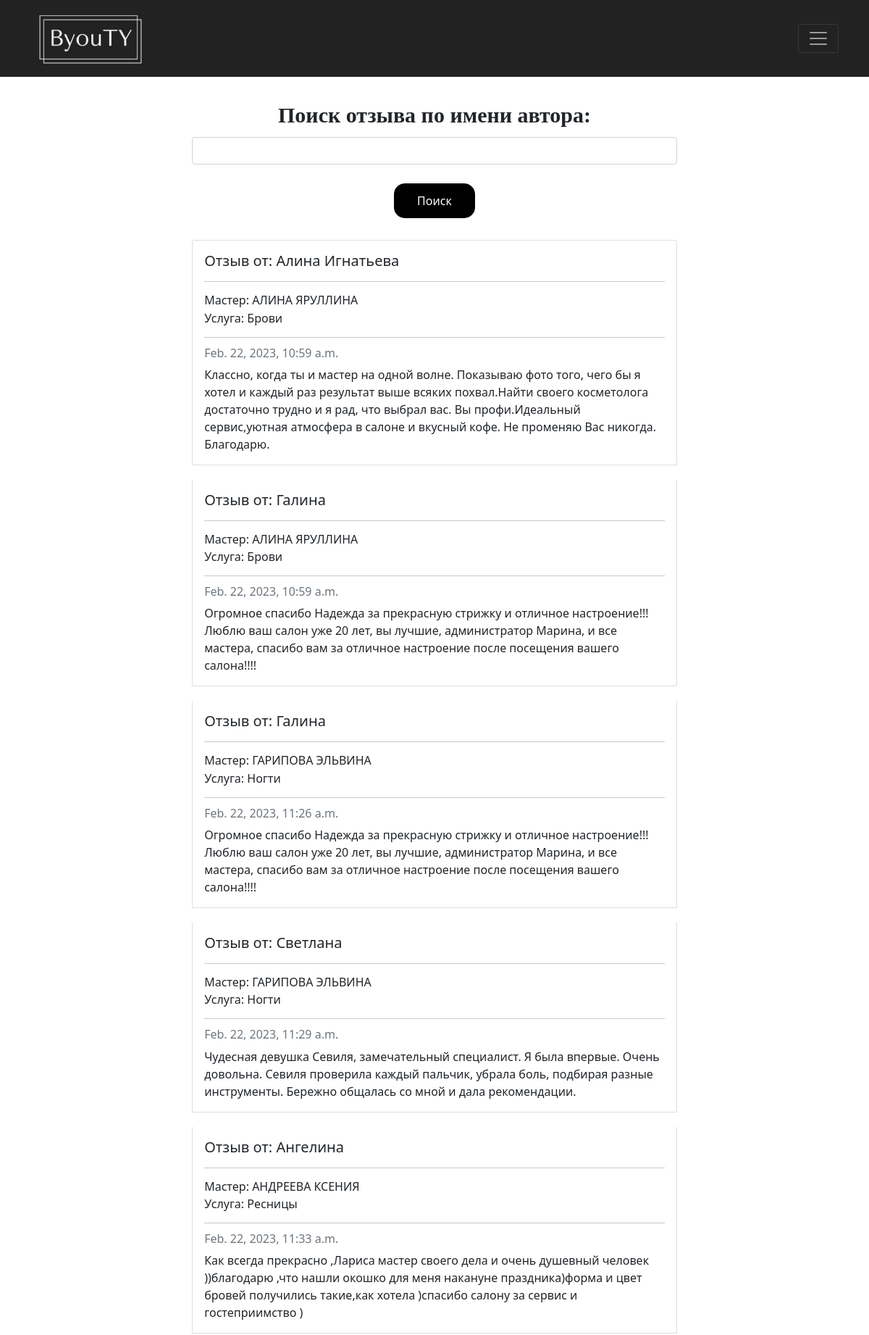
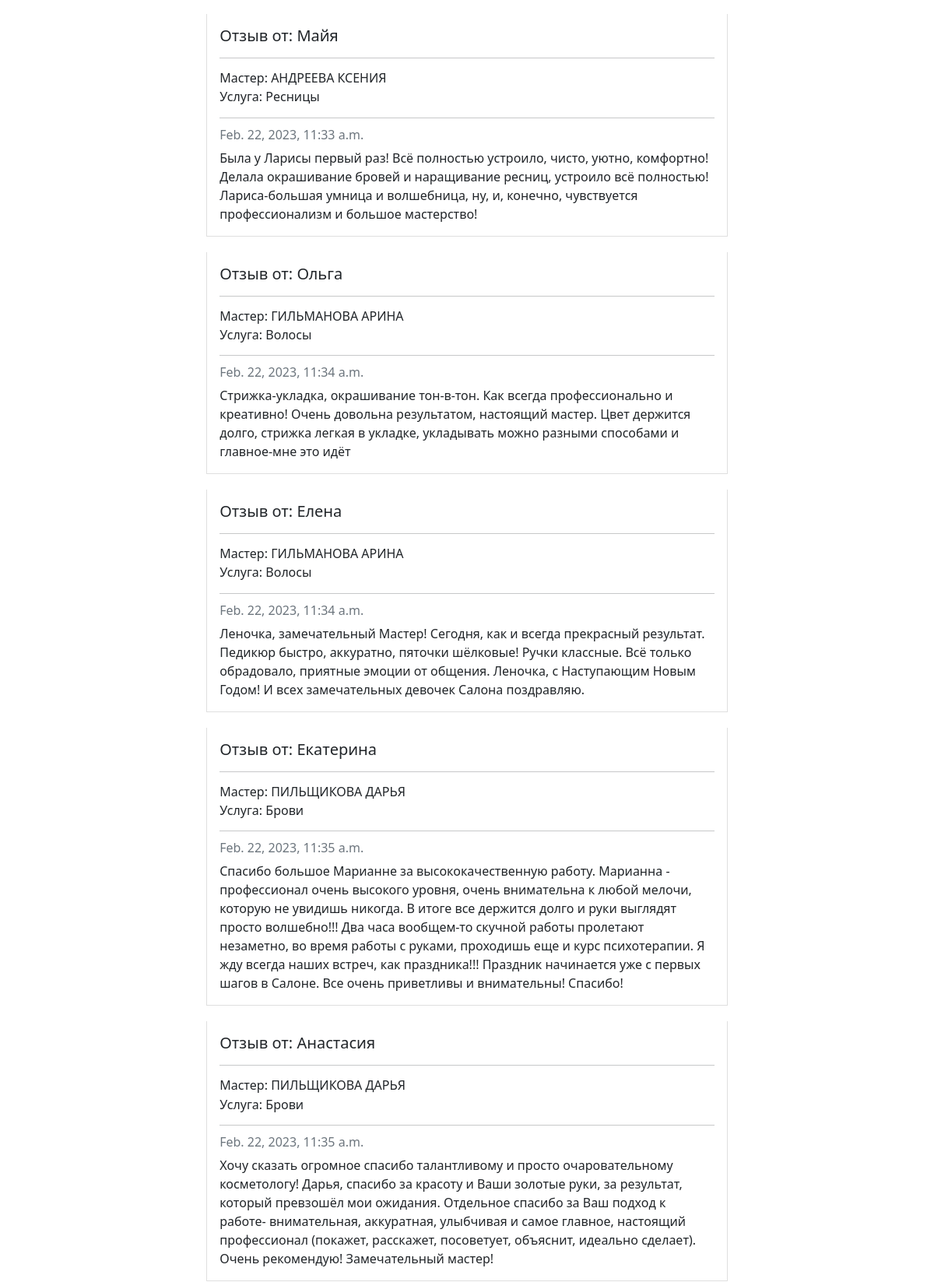
The app's page /reviews/ (upper part) with its own data (2 pictures, top to bottom).
### masters/models.py (models this page shows, shortened)
class Review(models.Model):
    five = '5'
    four = '4'
    three = '3'
    two = '2'
    one = '1'
    rate_choises = [
        (five, '5'),
        (four,'4'),
        (three, '3'),
        (two,'2'),
        (one,'1')
    ]
    text = models.CharField(max_length=10000, verbose_name='Отзыв')
    date = models.DateTimeField(auto_now_add=True)
    user = models.ForeignKey(User,on_delete=models.CASCADE)
    master = models.ForeignKey(Master,on_delete=models.CASCADE)
    rate = models.CharField(max_length=1,choices=rate_choises, verbose_name='Оцените мастера')
    name = models.CharField(max_length=50, default='Аноним', verbose_name='Введите свое имя')

class Master(models.Model):
    name = models.CharField(max_length=100)
    profession = models.ForeignKey(typeBeauty,on_delete=models.CASCADE)
    experience = models.IntegerField()
    image = models.ImageField(upload_to='masters/images')
    description = models.TextField(max_length=1000, blank=True)
    url = models.CharField(max_length=100, blank=True)

### beauty/models.py (models this page shows)
class typeBeauty(models.Model):
    type = models.CharField(max_length=40)
    image = models.ImageField(upload_to='beauty/images/types', blank=True)
    def __str__(self):
        return self.type

### beauty/views.py (the view)
# urls.py: path('reviews/', beautyViews.allreviews, name = 'allreviews'),
def allreviews(request):
    searchTerm = request.GET.get('searchReview')
    if searchTerm:
        reviews = Review.objects.filter(name__icontains=searchTerm)
    else:
        reviews = Review.objects.all()
    return render(request, 'allreviews.html',
    {'searchTerm':searchTerm,'reviews':reviews})

### beauty/templates/allreviews.html
{% extends 'base.html' %}
{% block content %}
<div class="container">
    <form action="" style="text-align: center;">
        <div class="mb-3">
        <label class="form-label homepage-descr" style="margin-top: 30px;">Поиск отзыва по имени автора:</label>
        <input type="text" name="searchReview"
        class="form-control" style="margin-left: 20%; width: 60%;"/>
        </div>
        <button type="submit" class="btn btn-primary" style="border: 2px solid black;
        margin-top: 10px;
        padding: 10px 30px;
        border-radius: 15px;
        background-color: black;
        color: white;
        display: inline-block;
        transition: 0.3s all;
        text-decoration: none;">
        Поиск
        </button>
    </form>
    <ul class="list-group" style="margin-bottom: 30px; margin-top: 30px; padding-left: 20%; padding-right: 20%;">
        {% for review in reviews %}
        <li class="list-group-item pb-3 pt-3" style="margin-bottom: 20px;">
            <h5 class="card-title">
                Отзыв от: {{ review.name }}
            </h5>
            <hr>
            <h6 style="margin-bottom: 5px;">Мастер: {{ review.master.name }}</h6>
            <h6 style="margin-bottom: 5px;">Услуга: {{ review.master.profession }}</h6>
            <hr>
            <h6 class="card-subtitle mb-2 text-muted">
                {{ review.date }}
            </h6>
            <p class="card-text">{{ review.text }}</p>
        </li>
        {% endfor %}
    </ul>
</div>
{% endblock content %}

### beautysalon/static/styles/styles.css (style rules this page uses)
.homepage-descr { margin-top: 12vh; text-align: center; font-size: 30px; text-decoration: none; font-family:Garamond; font-weight: 900; }

### records on screen
Review: name "Алина Игнатьева", master.name "АЛИНА ЯРУЛЛИНА", master.profession "Брови", date "Feb. 22, 2023, 10:59 a.m.", text "Классно, когда ты и мастер на одной волне. Показываю фото того, чего бы я хотел и каждый раз результат выше всяких похвал.Найти своего косметолога достаточно трудно и я рад, что выбрал вас. Вы профи.Идеальный сервис,уютная атмосфера в салоне и вкусный кофе. Не променяю Вас никогда. Благодарю."
Review: name "Галина", master.name "АЛИНА ЯРУЛЛИНА", master.profession "Брови", date "Feb. 22, 2023, 10:59 a.m.", text "Огромное спасибо Надежда за прекрасную стрижку и отличное настроение!!! Люблю ваш салон уже 20 лет, вы лучшие, администратор Марина, и все мастера, спасибо вам за отличное настроение после посещения вашего салона!!!!"
Review: name "Галина", master.name "ГАРИПОВА ЭЛЬВИНА", master.profession "Ногти", date "Feb. 22, 2023, 11:26 a.m.", text "Огромное спасибо Надежда за прекрасную стрижку и отличное настроение!!! Люблю ваш салон уже 20 лет, вы лучшие, администратор Марина, и все мастера, спасибо вам за отличное настроение после посещения вашего салона!!!!"
Review: name "Светлана", master.name "ГАРИПОВА ЭЛЬВИНА", master.profession "Ногти", date "Feb. 22, 2023, 11:29 a.m.", text "Чудесная девушка Севиля, замечательный специалист. Я была впервые. Очень довольна. Севиля проверила каждый пальчик, убрала боль, подбирая разные инструменты. Бережно общалась со мной и дала рекомендации."
Review: name "Ангелина", master.name "АНДРЕЕВА КСЕНИЯ", master.profession "Ресницы", date "Feb. 22, 2023, 11:33 a.m.", text "Как всегда прекрасно ,Лариса мастер своего дела и очень душевный человек ))благодарю ,что нашли окошко для меня накануне праздника)форма и цвет бровей получились такие,как хотела )спасибо салону за сервис и гостеприимство )"
Review: name "Майя", master.name "АНДРЕЕВА КСЕНИЯ", master.profession "Ресницы", date "Feb. 22, 2023, 11:33 a.m.", text "Была у Ларисы первый раз! Всё полностью устроило, чисто, уютно, комфортно! Делала окрашивание бровей и наращивание ресниц, устроило всё полностью! Лариса-большая умница и волшебница, ну, и, конечно, чувствуется профессионализм и большое мастерство!"
Review: name "Ольга", master.name "ГИЛЬМАНОВА АРИНА", master.profession "Волосы", date "Feb. 22, 2023, 11:34 a.m.", text "Стрижка-укладка, окрашивание тон-в-тон. Как всегда профессионально и креативно! Очень довольна результатом, настоящий мастер. Цвет держится долго, стрижка легкая в укладке, укладывать можно разными способами и главное-мне это идёт"
Review: name "Елена", master.name "ГИЛЬМАНОВА АРИНА", master.profession "Волосы", date "Feb. 22, 2023, 11:34 a.m.", text "Леночка, замечательный Мастер! Сегодня, как и всегда прекрасный результат. Педикюр быстро, аккуратно, пяточки шёлковые! Ручки классные. Всё только обрадовало, приятные эмоции от общения. Леночка, с Наступающим Новым Годом! И всех замечательных девочек Салона поздравляю."
Review: name "Екатерина", master.name "ПИЛЬЩИКОВА ДАРЬЯ", master.profession "Брови", date "Feb. 22, 2023, 11:35 a.m.", text "Спасибо большое Марианне за высококачественную работу. Марианна - профессионал очень высокого уровня, очень внимательна к любой мелочи, которую не увидишь никогда. В итоге все держится долго и руки выглядят просто волшебно!!! Два часа вообщем-то скучной работы пролетают незаметно, во время работы с руками, проходишь еще и курс психотерапии. Я жду всегда наших встреч, как праздника!!! Праздник начинается уже с первых шагов в Салоне. Все очень приветливы и внимательны! Спасибо!"
Review: name "Анастасия", master.name "ПИЛЬЩИКОВА ДАРЬЯ", master.profession "Брови", date "Feb. 22, 2023, 11:35 a.m.", text "Хочу сказать огромное спасибо талантливому и просто очаровательному косметологу! Дарья, спасибо за красоту и Ваши золотые руки, за результат, который превзошёл мои ожидания. Отдельное спасибо за Ваш подход к работе- внимательная, аккуратная, улыбчивая и самое главное, настоящий профессионал (покажет, расскажет, посоветует, объяснит, идеально сделает). Очень рекомендую! Замечательный мастер!"
